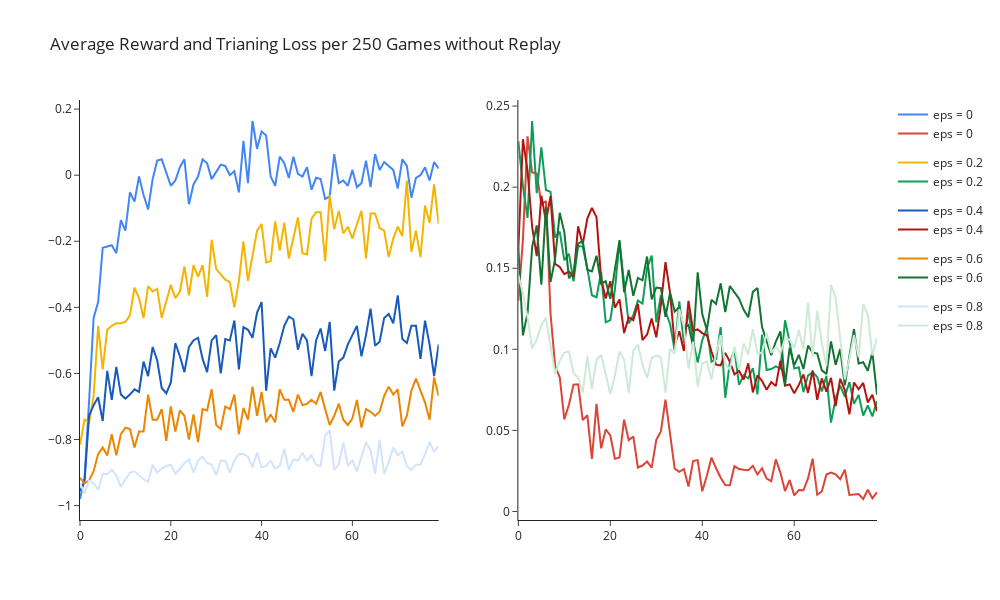

Notebook code cell kept with this figure:
### Code cell
fig = make_subplots(rows=1, cols=2)

for i in range(len(epsilon)):
    avg_reward = all_rewards1[i].reshape(-1,plot_interval).mean(axis=1)    
    avg_loss= np.array(all_training_losses1[i][plot_interval:]).reshape(-1,plot_interval).mean(axis=1)
    fig.add_trace(go.Scatter(x=list(range(avg_reward.shape[0])), y= avg_reward,name='eps = '+ str(epsilon[i]), legendgroup=i+1),row=1, col=1)
    fig.add_trace(go.Scatter(x=list(range(avg_loss.shape[0])), y= avg_loss,name='eps = '+ str(epsilon[i]),legendgroup=i+1),row=1, col=2)
    

fig.update_layout(height=600, width=1000, title_text='Average Reward and Trianing Loss per 250 Games without Replay')
fig.show()
